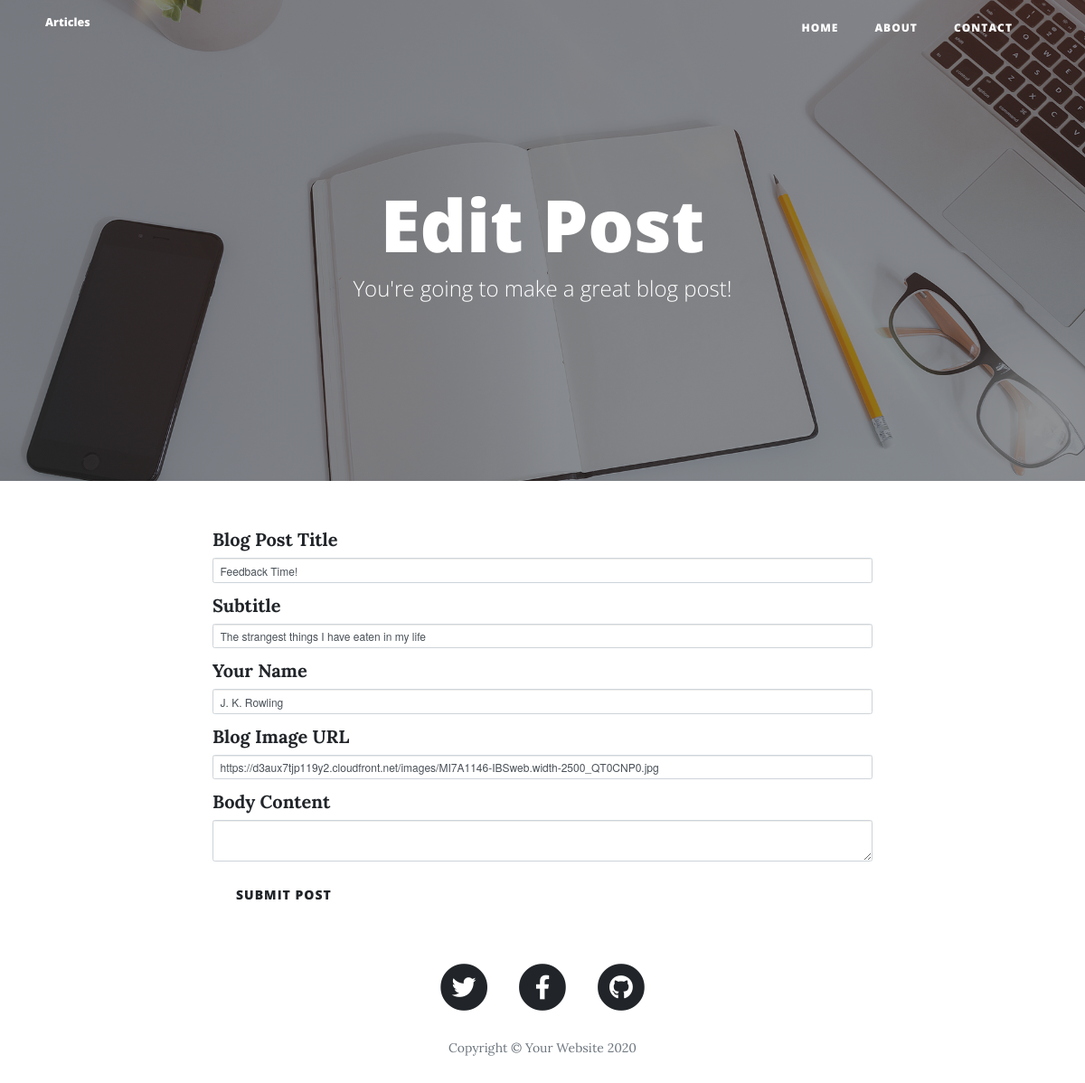
The page /edit-post/4 on the database its author committed.
### main.py (models this page shows)
class BlogPost(db.Model):
    id = db.Column(db.Integer, primary_key=True)
    title = db.Column(db.String(250), unique=True, nullable=False)
    subtitle = db.Column(db.String(250), nullable=False)
    date = db.Column(db.String(250), nullable=False)
    body = db.Column(db.Text, nullable=False)
    author = db.Column(db.String(250), nullable=False)
    img_url = db.Column(db.String(250), nullable=False)

### main.py (the view, shortened to what this page needs)
@app.route('/edit-post/<post_id>',methods=["GET","POST"])
def edit_post(post_id):
    blog_details=BlogPost.query.filter_by(id=post_id).first()
    title=blog_details.title
    author=blog_details.author
    subtitle=blog_details.subtitle
    img_url=blog_details.img_url
    date=blog_details.date
    form=CreatePostForm(title=title,author=author,subtitle=subtitle,img_url=img_url)
    return render_template('make-post.html',form=form,prop="Edit")

### main.py
class CreatePostForm(FlaskForm):
    title = StringField("Blog Post Title", validators=[DataRequired()])
    subtitle = StringField("Subtitle", validators=[DataRequired()])
    author = StringField("Your Name", validators=[DataRequired()])
    img_url = StringField("Blog Image URL", validators=[DataRequired(), URL()])
    body=CKEditorField("Body Content",validators=[DataRequired()])
    submit = SubmitField("Submit Post")

### templates/make-post.html (shortened to what this page needs)
{% extends 'bootstrap/base.html' %}
{%import 'bootstrap/wtf.html' as wtf%}
{% block content %}
{% include "header.html" %}
  <header class="masthead" style="background-image: url('{{ url_for('static', filename='img/edit-bg.jpg')}}')">
    <div class="overlay"></div>
    <div class="container">
      <div class="row">
        <div class="col-lg-8 col-md-10 mx-auto">
          <div class="page-heading">
            <h1>{{prop}} Post</h1>
            <span class="subheading">You're going to make a great blog post!</span>
          </div>
        </div>
      </div>
    </div>
  </header>
  <div class="container">
    <div class="row">
      <div class="col-lg-8 col-md-10 mx-auto">
          {{wtf.quick_form(form)}}
      </div>
    </div>
  </div>
{% include "footer.html" %}
{% endblock %}

### rows shown on the page
BlogPost: title "Feedback Time!", subtitle "The strangest things I have eaten in my life", author "J. K. Rowling", img_url "https://d3aux7tjp119y2.cloudfront.net/images/MI7A1146-IBSweb.width-2500_QT0CNP0.jpg"

### other values the page prints
{{ prop }} "Edit"
